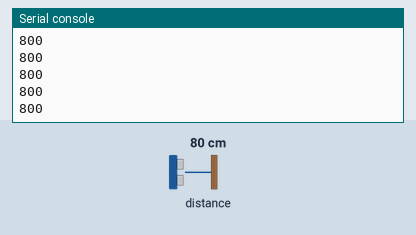
This program was run on a simulated Raspberry Pi Pico running CircuitPython. Shown: the last lines printed to the serial console. The test bench sets the inputs (shaded band); at power-on: distance to the obstacle 80 cm.

Above: at 1.2 s.
1.3 s: distance to the obstacle set to 2 cm
At 2.3 s:
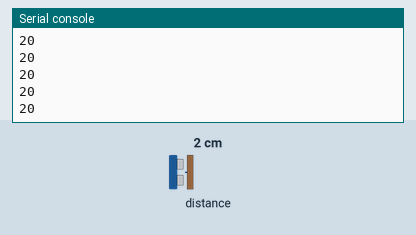
2.8 s: distance to the obstacle set to 4 cm
At 3.6 s:
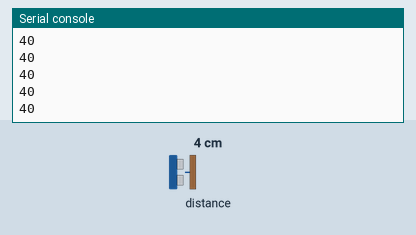
Timing chart, 0 to 5.8 s (numbered marks = the images above; inputs shaded):
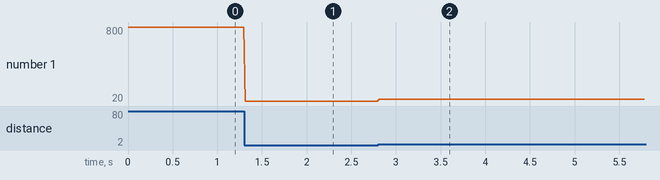

The program:

07_tof_distance_sensor_VL53L0.py
```python
## ----  Time of Flight Distance Sensor VL53L0 ---- ##
#          tested with tinkertanks frisbee           #

import time, board, busio, adafruit_vl53l0x

i2c = busio.I2C(board.GP13, board.GP12)
vl53 = adafruit_vl53l0x.VL53L0X(i2c)

while True:
    print(vl53.range)
    time.sleep(0.02)
```

Measured:
- after the input at 1.3 s, the serial console: prints a new line at once (image 1)
- after the input at 2.8 s, the serial console: prints a new line at once (image 2)
- plotted number 1: 800 → 20 after the input at 1.3 s, 20 → 40 after the input at 2.8 s
